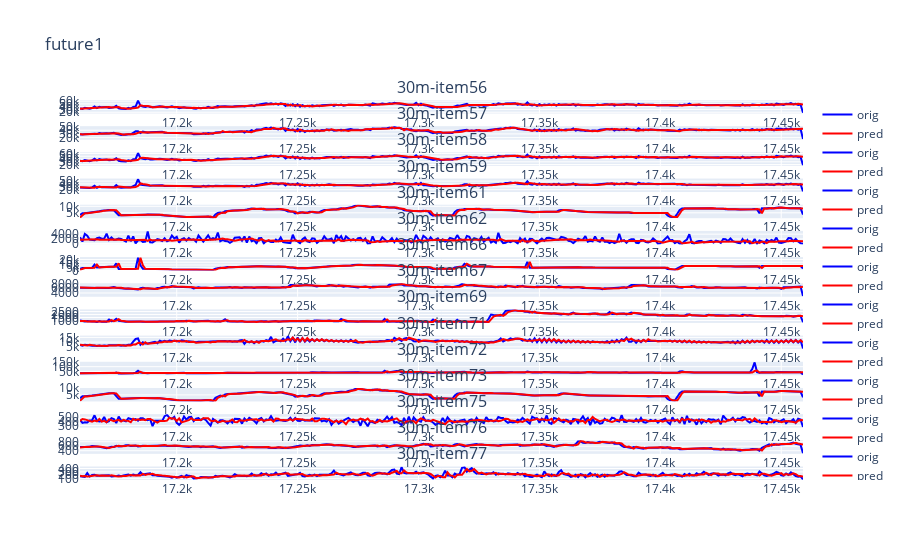

The cell this chart's notebook holds for it:
### Code cell
predspracovanie.draw_more("future1", list(models.keys()), orig, y_pred=pred)

### Figure 1 — Plotly figure (JSON) as saved in the notebook; plotly's stock layout.template omitted (floating-point values rounded to 4 significant figures; data arrays with more than 128 entries replaced by an {"elided": "..."} marker saying what was removed)
{"data": [{"line": {"color": "blue"}, "name": "orig", "type": "scatter", "x": {"elided": "300 int values"}, "xaxis": "x", "y": {"elided": "300 float values"}, "yaxis": "y"}, {"line": {"color": "red"}, "name": "pred", "type": "scatter", "x": {"elided": "300 int values"}, "xaxis": "x", "y": {"elided": "300 float values"}, "yaxis": "y"}, {"line": {"color": "blue"}, "name": "orig", "type": "scatter", "x": {"elided": "300 int values"}, "xaxis": "x2", "y": {"elided": "300 float values"}, "yaxis": "y2"}, {"line": {"color": "red"}, "name": "pred", "type": "scatter", "x": {"elided": "300 int values"}, "xaxis": "x2", "y": {"elided": "300 float values"}, "yaxis": "y2"}, {"line": {"color": "blue"}, "name": "orig", "type": "scatter", "x": {"elided": "300 int values"}, "xaxis": "x3", "y": {"elided": "300 float values"}, "yaxis": "y3"}, {"line": {"color": "red"}, "name": "pred", "type": "scatter", "x": {"elided": "300 int values"}, "xaxis": "x3", "y": {"elided": "300 float values"}, "yaxis": "y3"}, {"line": {"color": "blue"}, "name": "orig", "type": "scatter", "x": {"elided": "300 int values"}, "xaxis": "x4", "y": {"elided": "300 float values"}, "yaxis": "y4"}, {"line": {"color": "red"}, "name": "pred", "type": "scatter", "x": {"elided": "300 int values"}, "xaxis": "x4", "y": {"elided": "300 float values"}, "yaxis": "y4"}, {"line": {"color": "blue"}, "name": "orig", "type": "scatter", "x": {"elided": "300 int values"}, "xaxis": "x5", "y": {"elided": "300 float values"}, "yaxis": "y5"}, {"line": {"color": "red"}, "name": "pred", "type": "scatter", "x": {"elided": "300 int values"}, "xaxis": "x5", "y": {"elided": "300 float values"}, "yaxis": "y5"}, {"line": {"color": "blue"}, "name": "orig", "type": "scatter", "x": {"elided": "300 int values"}, "xaxis": "x6", "y": {"elided": "300 float values"}, "yaxis": "y6"}, {"line": {"color": "red"}, "name": "pred", "type": "scatter", "x": {"elided": "300 int values"}, "xaxis": "x6", "y": {"elided": "300 float values"}, "yaxis": "y6"}, {"line": {"color": "blue"}, "name": "orig", "type": "scatter", "x": {"elided": "300 int values"}, "xaxis": "x7", "y": {"elided": "300 float values"}, "yaxis": "y7"}, {"line": {"color": "red"}, "name": "pred", "type": "scatter", "x": {"elided": "300 int values"}, "xaxis": "x7", "y": {"elided": "300 float values"}, "yaxis": "y7"}, {"line": {"color": "blue"}, "name": "orig", "type": "scatter", "x": {"elided": "300 int values"}, "xaxis": "x8", "y": {"elided": "300 float values"}, "yaxis": "y8"}, {"line": {"color": "red"}, "name": "pred", "type": "scatter", "x": {"elided": "300 int values"}, "xaxis": "x8", "y": {"elided": "300 float values"}, "yaxis": "y8"}, {"line": {"color": "blue"}, "name": "orig", "type": "scatter", "x": {"elided": "300 int values"}, "xaxis": "x9", "y": {"elided": "300 float values"}, "yaxis": "y9"}, {"line": {"color": "red"}, "name": "pred", "type": "scatter", "x": {"elided": "300 int values"}, "xaxis": "x9", "y": {"elided": "300 float values"}, "yaxis": "y9"}, {"line": {"color": "blue"}, "name": "orig", "type": "scatter", "x": {"elided": "300 int values"}, "xaxis": "x10", "y": {"elided": "300 float values"}, "yaxis": "y10"}, {"line": {"color": "red"}, "name": "pred", "type": "scatter", "x": {"elided": "300 int values"}, "xaxis": "x10", "y": {"elided": "300 float values"}, "yaxis": "y10"}, {"line": {"color": "blue"}, "name": "orig", "type": "scatter", "x": {"elided": "300 int values"}, "xaxis": "x11", "y": {"elided": "300 float values"}, "yaxis": "y11"}, {"line": {"color": "red"}, "name": "pred", "type": "scatter", "x": {"elided": "300 int values"}, "xaxis": "x11", "y": {"elided": "300 float values"}, "yaxis": "y11"}, {"line": {"color": "blue"}, "name": "orig", "type": "scatter", "x": {"elided": "300 int values"}, "xaxis": "x12", "y": {"elided": "300 float values"}, "yaxis": "y12"}, {"line": {"color": "red"}, "name": "pred", "type": "scatter", "x": {"elided": "300 int values"}, "xaxis": "x12", "y": {"elided": "300 float values"}, "yaxis": "y12"}, {"line": {"color": "blue"}, "name": "orig", "type": "scatter", "x": {"elided": "300 int values"}, "xaxis": "x13", "y": {"elided": "300 float values"}, "yaxis": "y13"}, {"line": {"color": "red"}, "name": "pred", "type": "scatter", "x": {"elided": "300 int values"}, "xaxis": "x13", "y": {"elided": "300 float values"}, "yaxis": "y13"}, {"line": {"color": "blue"}, "name": "orig", "type": "scatter", "x": {"elided": "300 int values"}, "xaxis": "x14", "y": {"elided": "300 float values"}, "yaxis": "y14"}, {"line": {"color": "red"}, "name": "pred", "type": "scatter", "x": {"elided": "300 int values"}, "xaxis": "x14", "y": {"elided": "300 float values"}, "yaxis": "y14"}, {"line": {"color": "blue"}, "name": "orig", "type": "scatter", "x": {"elided": "300 int values"}, "xaxis": "x15", "y": {"elided": "300 float values"}, "yaxis": "y15"}, {"line": {"color": "red"}, "name": "pred", "type": "scatter", "x": {"elided": "300 int values"}, "xaxis": "x15", "y": {"elided": "300 float values"}, "yaxis": "y15"}], "layout": {"annotations": [{"font": {"size": 16}, "showarrow": false, "text": "30m-item56", "x": 0.5, "xanchor": "center", "xref": "paper", "y": 1, "yanchor": "bottom", "yref": "paper"}, {"font": {"size": 16}, "showarrow": false, "text": "30m-item57", "x": 0.5, "xanchor": "center", "xref": "paper", "y": 0.9311, "yanchor": "bottom", "yref": "paper"}, {"font": {"size": 16}, "showarrow": false, "text": "30m-item58", "x": 0.5, "xanchor": "center", "xref": "paper", "y": 0.8622, "yanchor": "bottom", "yref": "paper"}, {"font": {"size": 16}, "showarrow": false, "text": "30m-item59", "x": 0.5, "xanchor": "center", "xref": "paper", "y": 0.7933, "yanchor": "bottom", "yref": "paper"}, {"font": {"size": 16}, "showarrow": false, "text": "30m-item61", "x": 0.5, "xanchor": "center", "xref": "paper", "y": 0.7244, "yanchor": "bottom", "yref": "paper"}, {"font": {"size": 16}, "showarrow": false, "text": "30m-item62", "x": 0.5, "xanchor": "center", "xref": "paper", "y": 0.6556, "yanchor": "bottom", "yref": "paper"}, {"font": {"size": 16}, "showarrow": false, "text": "30m-item66", "x": 0.5, "xanchor": "center", "xref": "paper", "y": 0.5867, "yanchor": "bottom", "yref": "paper"}, {"font": {"size": 16}, "showarrow": false, "text": "30m-item67", "x": 0.5, "xanchor": "center", "xref": "paper", "y": 0.5178, "yanchor": "bottom", "yref": "paper"}, {"font": {"size": 16}, "showarrow": false, "text": "30m-item69", "x": 0.5, "xanchor": "center", "xref": "paper", "y": 0.4489, "yanchor": "bottom", "yref": "paper"}, {"font": {"size": 16}, "showarrow": false, "text": "30m-item71", "x": 0.5, "xanchor": "center", "xref": "paper", "y": 0.38, "yanchor": "bottom", "yref": "paper"}, {"font": {"size": 16}, "showarrow": false, "text": "30m-item72", "x": 0.5, "xanchor": "center", "xref": "paper", "y": 0.3111, "yanchor": "bottom", "yref": "paper"}, {"font": {"size": 16}, "showarrow": false, "text": "30m-item73", "x": 0.5, "xanchor": "center", "xref": "paper", "y": 0.2422, "yanchor": "bottom", "yref": "paper"}, {"font": {"size": 16}, "showarrow": false, "text": "30m-item75", "x": 0.5, "xanchor": "center", "xref": "paper", "y": 0.1733, "yanchor": "bottom", "yref": "paper"}, {"font": {"size": 16}, "showarrow": false, "text": "30m-item76", "x": 0.5, "xanchor": "center", "xref": "paper", "y": 0.1044, "yanchor": "bottom", "yref": "paper"}, {"font": {"size": 16}, "showarrow": false, "text": "30m-item77", "x": 0.5, "xanchor": "center", "xref": "paper", "y": 0.03556, "yanchor": "bottom", "yref": "paper"}], "autosize": true, "hovermode": "x", "title": {"text": "future1"}, "xaxis": {"anchor": "y", "autorange": true, "domain": [0, 1], "range": [17160, 17459], "type": "linear"}, "xaxis10": {"anchor": "y10", "autorange": true, "domain": [0, 1], "range": [17160, 17459], "type": "linear"}, "xaxis11": {"anchor": "y11", "autorange": true, "domain": [0, 1], "range": [17160, 17459], "type": "linear"}, "xaxis12": {"anchor": "y12", "autorange": true, "domain": [0, 1], "range": [17160, 17459], "type": "linear"}, "xaxis13": {"anchor": "y13", "autorange": true, "domain": [0, 1], "range": [17160, 17459], "type": "linear"}, "xaxis14": {"anchor": "y14", "autorange": true, "domain": [0, 1], "range": [17160, 17459], "type": "linear"}, "xaxis15": {"anchor": "y15", "autorange": true, "domain": [0, 1], "range": [17160, 17459], "type": "linear"}, "xaxis2": {"anchor": "y2", "autorange": true, "domain": [0, 1], "range": [17160, 17459], "type": "linear"}, "xaxis3": {"anchor": "y3", "autorange": true, "domain": [0, 1], "range": [17160, 17459], "type": "linear"}, "xaxis4": {"anchor": "y4", "autorange": true, "domain": [0, 1], "range": [17160, 17459], "type": "linear"}, "xaxis5": {"anchor": "y5", "autorange": true, "domain": [0, 1], "range": [17160, 17459], "type": "linear"}, "xaxis6": {"anchor": "y6", "autorange": true, "domain": [0, 1], "range": [17160, 17459], "type": "linear"}, "xaxis7": {"anchor": "y7", "autorange": true, "domain": [0, 1], "range": [17160, 17459], "type": "linear"}, "xaxis8": {"anchor": "y8", "autorange": true, "domain": [0, 1], "range": [17160, 17459], "type": "linear"}, "xaxis9": {"anchor": "y9", "autorange": true, "domain": [0, 1], "range": [17160, 17459], "type": "linear"}, "yaxis": {"anchor": "x", "autorange": true, "domain": [0.9644, 1], "range": [15340.0, 64110.0], "type": "linear"}, "yaxis10": {"anchor": "x10", "autorange": true, "domain": [0.3444, 0.38], "range": [2627.0, 16880.0], "type": "linear"}, "yaxis11": {"anchor": "x11", "autorange": true, "domain": [0.2756, 0.3111], "range": [8461.0, 152100.0], "type": "linear"}, "yaxis12": {"anchor": "x12", "autorange": true, "domain": [0.2067, 0.2422], "range": [84.38, 10210.0], "type": "linear"}, "yaxis13": {"anchor": "x13", "autorange": true, "domain": [0.1378, 0.1733], "range": [245.4, 577.6], "type": "linear"}, "yaxis14": {"anchor": "x14", "autorange": true, "domain": [0.06889, 0.1044], "range": [263.1, 861.5], "type": "linear"}, "yaxis15": {"anchor": "x15", "autorange": true, "domain": [0, 0.03556], "range": [58.94, 460.1], "type": "linear"}, "yaxis2": {"anchor": "x2", "autorange": true, "domain": [0.8956, 0.9311], "range": [14460.0, 50870.0], "type": "linear"}, "yaxis3": {"anchor": "x3", "autorange": true, "domain": [0.8267, 0.8622], "range": [15320.0, 64030.0], "type": "linear"}, "yaxis4": {"anchor": "x4", "autorange": true, "domain": [0.7578, 0.7933], "range": [11690.0, 59030.0], "type": "linear"}, "yaxis5": {"anchor": "x5", "autorange": true, "domain": [0.6889, 0.7244], "range": [845.0, 11240.0], "type": "linear"}, "yaxis6": {"anchor": "x6", "autorange": true, "domain": [0.62, 0.6556], "range": [-276.0, 5364], "type": "linear"}, "yaxis7": {"anchor": "x7", "autorange": true, "domain": [0.5511, 0.5867], "range": [-307.8, 24580.0], "type": "linear"}, "yaxis8": {"anchor": "x8", "autorange": true, "domain": [0.4822, 0.5178], "range": [2403.0, 8124.0], "type": "linear"}, "yaxis9": {"anchor": "x9", "autorange": true, "domain": [0.4133, 0.4489], "range": [588.7, 2855.0], "type": "linear"}}}
